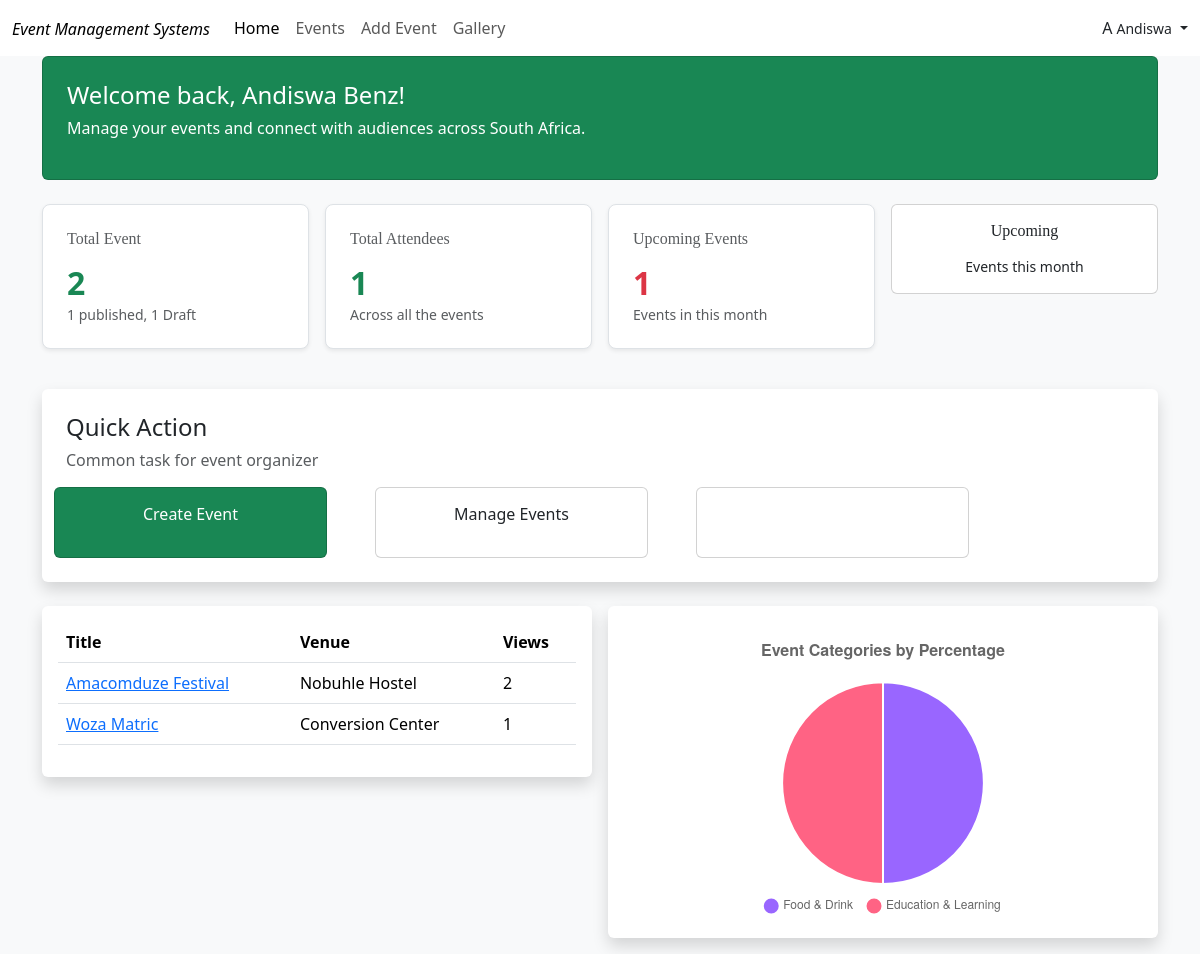
The app's page /organizer-overview/ (signed in), older data.
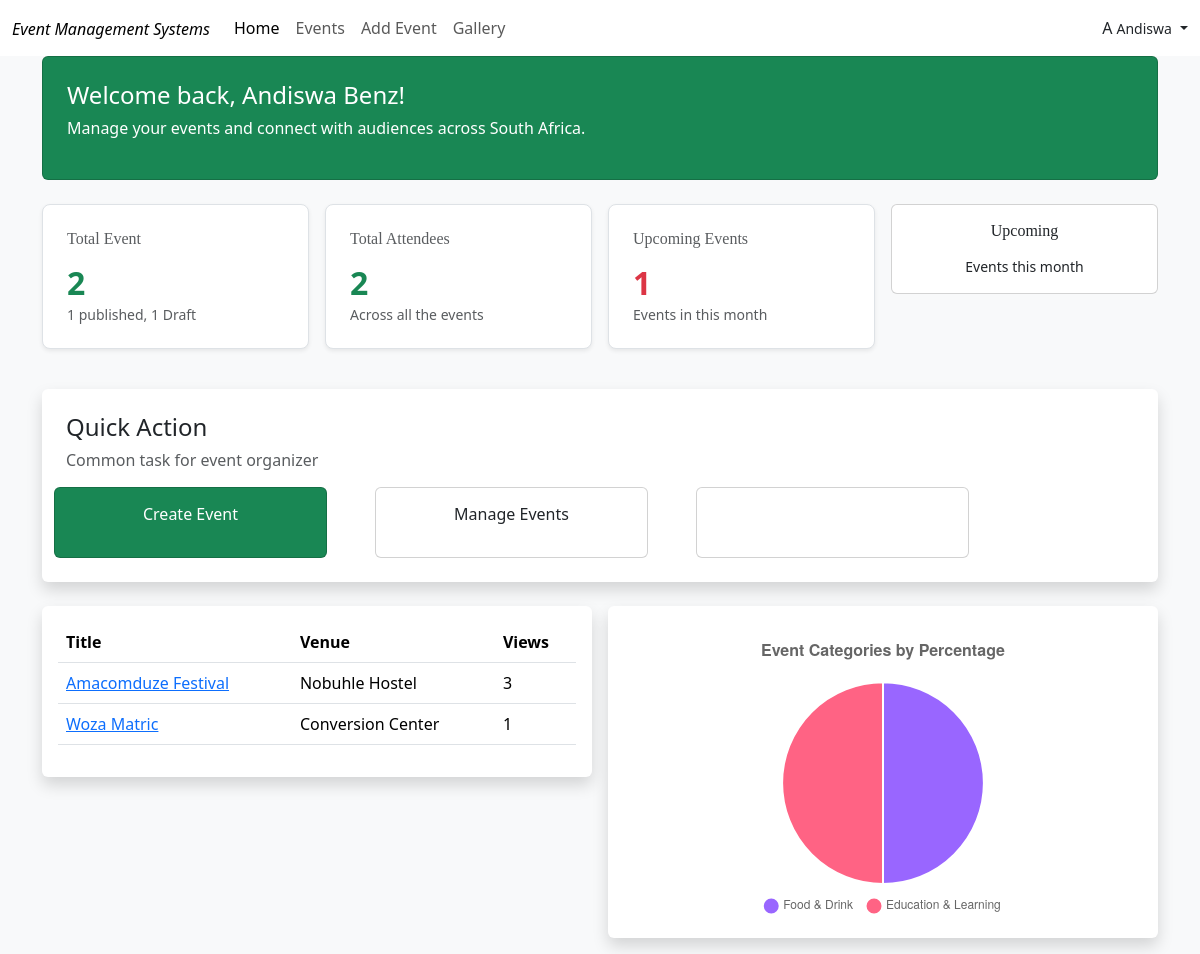
The same page, newer data.
### event_app/models.py (models this page shows, shortened)
class Event(models.Model):
    MUSIC_ARTS = 'music-arts'
    BUSINESS = 'business'
    SPORTS = 'sports'
    TECHNOLOGY = 'technology'
    FOOD_DRINK = 'food-drink'
    HEALTH_WELLNESS = 'health-wellness'
    EDUCATION = 'education'
    COMMUNITY = 'community'
    CHARITY = 'charity'
    GOVERNMENT = 'government'
    TOURISM = 'tourism'
    CATEGORY_CHOICES = [
        (MUSIC_ARTS, 'Music & Arts'),
        (BUSINESS, 'Business & Professional'),
        (SPORTS, 'Sports & Fitness'),
        (TECHNOLOGY, 'Technology'),
        (FOOD_DRINK, 'Food & Drink'),
        (HEALTH_WELLNESS, 'Health & Wellness'),
        (EDUCATION, 'Education & Learning'),
        (COMMUNITY, 'Community & Culture'),
        (CHARITY, 'Charity & Fundraising'),
        (GOVERNMENT, 'Government & Politics'),
        (TOURISM, 'Tourism & Hospitality'),
    ]
    DRAFT = 'draft'
    PUBLISHED = 'published'
    CANCELLED = 'cancelled'
    COMPLETED = 'completed'
    STATUS_CHOICES = [
        (DRAFT, 'Draft'),
        (PUBLISHED, 'Published'),
        (CANCELLED, 'Cancelled'),
        (COMPLETED, 'Completed'),
    ]
    title = models.CharField(max_length=200)
    description = models.TextField()
    category = models.CharField(max_length=80, choices=CATEGORY_CHOICES)
    status = models.CharField(max_length=20, choices=STATUS_CHOICES, default=DRAFT)
    organizer = models.ForeignKey(User, on_delete=models.CASCADE, related_name='organized_events')
    attendees = models.ManyToManyField(
        Attendee,
        through='EventRegistration',
        related_name='events',
        blank=True
    )
    start_date = models.DateField()
    end_date = models.DateField()
    start_time = models.TimeField()
    end_time = models.TimeField()
    venue = models.CharField(max_length=200)
    city = models.CharField(max_length=100)
    is_online = models.BooleanField(default=False)
    online_link = models.URLField(blank=True, null=True)
    image = models.ImageField(upload_to='event_images/', blank=True, null=True)
    tags = models.TextField(help_text='Comma-separated tags', blank=True)
    views_count = models.PositiveIntegerField(default=0, editable=False)
    created_at = models.DateTimeField(auto_now_add=True)
    updated_at = models.DateTimeField(auto_now=True)
    class Meta:
        ordering = ['-created_at']

### event_app/views.py (the view)
# urls.py: path('organizer-overview/', views.organizer_overview, name='organizer_overview'),
@login_required
def organizer_overview(request):
    organizer = request.user
    events = Event.objects.filter(organizer=organizer)
    total_events = events.count()
    published_events_count = events.filter(status=Event.PUBLISHED).count()
    draft_events_count = events.filter(status=Event.DRAFT).count()
    now = timezone.now()
    current_month_start = now.replace(day=1, hour=0, minute=0, second=0, microsecond=0)
    if now.month == 12:
        next_month_start = now.replace(year=now.year + 1, month=1, day=1, hour=0, minute=0, second=0, microsecond=0)
    else:
        next_month_start = now.replace(month=now.month + 1, day=1, hour=0, minute=0, second=0, microsecond=0)
    upcoming_events_this_month = events.filter(
        start_date__gte=now.date(),
        start_date__lt=next_month_start.date(),
        status=Event.PUBLISHED
    )
    upcoming_events_count = upcoming_events_this_month.count()
    total_attendees = events.aggregate(
        total=Count('attendees', distinct=True)
    )['total'] or 0
    organizer_events = events.annotate(
        attendee_count=Count('attendees')
    ).order_by('-attendee_count', '-created_at')  # Secondary sort by creation date
    category_data = events.values('category').annotate(
        count=Count('id')
    ).order_by('-count')
    chart_labels = []
    chart_data = []
    chart_colors = []
    category_colors = {
        Event.MUSIC_ARTS: '#FF6384',
        Event.BUSINESS: '#36A2EB',
        Event.SPORTS: '#FFCE56',
        Event.TECHNOLOGY: '#4BC0C0',
        Event.FOOD_DRINK: '#9966FF',
        Event.HEALTH_WELLNESS: '#FF9F40',
        Event.EDUCATION: '#FF6384',
        Event.COMMUNITY: '#C9CBCF',
        Event.CHARITY: '#4BC0C0',
        Event.GOVERNMENT: '#36A2EB',
        Event.TOURISM: '#FFCE56'
    }
    for item in category_data:
        category = item['category']
        count = item['count']
        percentage = round((count / total_events) * 100, 1) if total_events > 0 else 0
        category_display = dict(Event.CATEGORY_CHOICES).get(category, category)
        chart_labels.append(category_display)
        chart_data.append(percentage)
        chart_colors.append(category_colors.get(category, '#C9CBCF'))
    chart_data_json = json.dumps({
        'labels': chart_labels,
        'data': chart_data,
        'colors': chart_colors
    })
    print(f"Total events: {total_events}")
    print(f"Published: {published_events_count}, Draft: {draft_events_count}")
    print(f"Upcoming this month: {upcoming_events_count}")
    context = {
        'total_events': total_events,
        'published_events_count': published_events_count,
        'draft_events_count': draft_events_count,
        'upcoming_events_count': upcoming_events_count,
        'total_attendees': total_attendees,
        'organizer_events': organizer_events,  # List of events ordered by attendee count
        'category_chart_data': chart_data_json,  # JSON data for Chart.js
        'category_breakdown': category_data,
    }
    return render(request, 'organizer_dashboard.html', context)

### templates/organizer_dashboard.html (shortened to what the changed rows need)
{% extends "base.html" %}
{% block content %}
<div class="container">
    <div class="row g-3 mb-4">
        <div class="col-md-3">
            <div class="card border rounded-3 p-4 mb-3 shadow-sm">
                <div>
                    <p class="h2 fw-bold text-success mb-1">
                        {{ total_attendees }}
                    </p>
                    <p class="text-muted small mb-0">Across all the events</p>
                </div>
            </div>
        </div>
    </div>
    <div class="row g-3">
        <div class="col-md-6">
            <div class="bg-white rounded shadow p-3 mb-3">
                {% if organizer_events %}
                <table class="table">
                    <thead>
                        <tr>
                            <th scope="col">Title</th>
                            <th scope="col">Venue</th>
                            <th scope="col">Views</th>
                        </tr>
                    </thead>
                    <tbody>
                        {% for event in organizer_events %}
                        <tr>
                            <td><a href="{% url 'event_analytics' event.pk %}">{{event.title}}</a></td>
                            <td>{{event.venue}}</td>
                            <td>{{event.views_count}}</td>
                        </tr>
                        {%endfor%}
                    </tbody>
                </table>
                {% else %}
                <p class="text-muted">No events found.</p>
                {% endif %}
            </div>
        </div>
    </div>
</div>
{% endblock content %}

Row changes from the older to the newer data that the page shows:
changed Event "Amacomduze Festival": views_count "2" → "3"
Text that changed along with them:
{{ total_attendees }}: "1" → "2"
